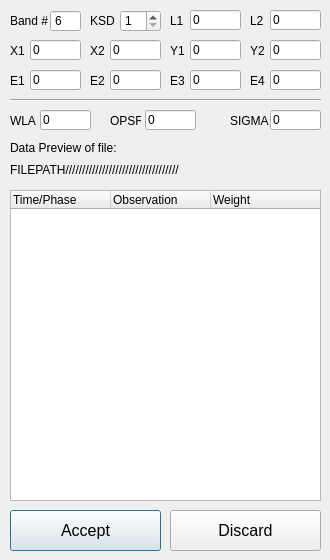
<?xml version="1.0" encoding="UTF-8"?>
<ui version="4.0">
 <class>EditVelocityCurveDialog</class>
 <widget class="QDialog" name="EditVelocityCurveDialog">
  <property name="geometry">
   <rect>
    <x>0</x>
    <y>0</y>
    <width>330</width>
    <height>560</height>
   </rect>
  </property>
  <property name="minimumSize">
   <size>
    <width>330</width>
    <height>560</height>
   </size>
  </property>
  <property name="maximumSize">
   <size>
    <width>330</width>
    <height>560</height>
   </size>
  </property>
  <property name="windowTitle">
   <string>Edit Velocity Curve</string>
  </property>
  <widget class="QPushButton" name="accept_btn">
   <property name="geometry">
    <rect>
     <x>10</x>
     <y>510</y>
     <width>151</width>
     <height>41</height>
    </rect>
   </property>
   <property name="font">
    <font>
     <pointsize>12</pointsize>
    </font>
   </property>
   <property name="text">
    <string>Accept</string>
   </property>
  </widget>
  <widget class="QTreeWidget" name="datawidget">
   <property name="geometry">
    <rect>
     <x>10</x>
     <y>190</y>
     <width>311</width>
     <height>311</height>
    </rect>
   </property>
   <column>
    <property name="text">
     <string>Time/Phase</string>
    </property>
   </column>
   <column>
    <property name="text">
     <string>Observation</string>
    </property>
   </column>
   <column>
    <property name="text">
     <string>Weight</string>
    </property>
   </column>
  </widget>
  <widget class="QLabel" name="label">
   <property name="geometry">
    <rect>
     <x>10</x>
     <y>138</y>
     <width>111</width>
     <height>20</height>
    </rect>
   </property>
   <property name="text">
    <string>Data Preview of file:</string>
   </property>
  </widget>
  <widget class="QLabel" name="filepath_label">
   <property name="geometry">
    <rect>
     <x>10</x>
     <y>160</y>
     <width>311</width>
     <height>20</height>
    </rect>
   </property>
   <property name="text">
    <string>FILEPATH//////////////////////////////////</string>
   </property>
  </widget>
  <widget class="QPushButton" name="discard_btn">
   <property name="geometry">
    <rect>
     <x>170</x>
     <y>510</y>
     <width>151</width>
     <height>41</height>
    </rect>
   </property>
   <property name="font">
    <font>
     <pointsize>12</pointsize>
    </font>
   </property>
   <property name="text">
    <string>Discard</string>
   </property>
  </widget>
  <widget class="QSpinBox" name="band_box">
   <property name="geometry">
    <rect>
     <x>50</x>
     <y>10</y>
     <width>31</width>
     <height>22</height>
    </rect>
   </property>
   <property name="buttonSymbols">
    <enum>QAbstractSpinBox::NoButtons</enum>
   </property>
   <property name="minimum">
    <number>1</number>
   </property>
   <property name="maximum">
    <number>94</number>
   </property>
   <property name="value">
    <number>6</number>
   </property>
  </widget>
  <widget class="QLabel" name="label_2">
   <property name="geometry">
    <rect>
     <x>10</x>
     <y>10</y>
     <width>41</width>
     <height>21</height>
    </rect>
   </property>
   <property name="toolTip">
    <string>Band identification number. Check [Bandpass List] table for all available bands and their respective #'s</string>
   </property>
   <property name="text">
    <string>Band #</string>
   </property>
  </widget>
  <widget class="QLineEdit" name="l1_ipt">
   <property name="geometry">
    <rect>
     <x>190</x>
     <y>10</y>
     <width>51</width>
     <height>20</height>
    </rect>
   </property>
   <property name="text">
    <string>0</string>
   </property>
  </widget>
  <widget class="QLabel" name="label_3">
   <property name="geometry">
    <rect>
     <x>170</x>
     <y>10</y>
     <width>16</width>
     <height>21</height>
    </rect>
   </property>
   <property name="toolTip">
    <string>Bandpass luminosity for star 1 [HLA]</string>
   </property>
   <property name="text">
    <string>L1</string>
   </property>
  </widget>
  <widget class="QLabel" name="label_4">
   <property name="geometry">
    <rect>
     <x>250</x>
     <y>10</y>
     <width>16</width>
     <height>21</height>
    </rect>
   </property>
   <property name="toolTip">
    <string>Bandpass luminosity for star 2 [CLA]</string>
   </property>
   <property name="text">
    <string>L2</string>
   </property>
  </widget>
  <widget class="QLineEdit" name="l2_ipt">
   <property name="geometry">
    <rect>
     <x>270</x>
     <y>10</y>
     <width>51</width>
     <height>20</height>
    </rect>
   </property>
   <property name="text">
    <string>0</string>
   </property>
  </widget>
  <widget class="QLineEdit" name="x2_ipt">
   <property name="geometry">
    <rect>
     <x>110</x>
     <y>40</y>
     <width>51</width>
     <height>20</height>
    </rect>
   </property>
   <property name="text">
    <string>0</string>
   </property>
  </widget>
  <widget class="QLabel" name="label_5">
   <property name="geometry">
    <rect>
     <x>10</x>
     <y>40</y>
     <width>16</width>
     <height>21</height>
    </rect>
   </property>
   <property name="toolTip">
    <string>Wavelength-specific limb darkening coefficient in linear term, for star 1 [X1A] </string>
   </property>
   <property name="text">
    <string>X1</string>
   </property>
  </widget>
  <widget class="QLineEdit" name="x1_ipt">
   <property name="geometry">
    <rect>
     <x>30</x>
     <y>40</y>
     <width>51</width>
     <height>20</height>
    </rect>
   </property>
   <property name="text">
    <string>0</string>
   </property>
  </widget>
  <widget class="QLabel" name="label_6">
   <property name="geometry">
    <rect>
     <x>90</x>
     <y>40</y>
     <width>16</width>
     <height>21</height>
    </rect>
   </property>
   <property name="toolTip">
    <string>Wavelength-specific limb darkening coefficient in linear term, for star 2 [X2A] </string>
   </property>
   <property name="text">
    <string>X2</string>
   </property>
  </widget>
  <widget class="QLabel" name="label_7">
   <property name="geometry">
    <rect>
     <x>170</x>
     <y>40</y>
     <width>16</width>
     <height>21</height>
    </rect>
   </property>
   <property name="toolTip">
    <string>Bandpass-specific limb darkening coefficient in non-linear term, for star 1 [Y1A] </string>
   </property>
   <property name="text">
    <string>Y1</string>
   </property>
  </widget>
  <widget class="QLineEdit" name="y2_ipt">
   <property name="geometry">
    <rect>
     <x>270</x>
     <y>40</y>
     <width>51</width>
     <height>20</height>
    </rect>
   </property>
   <property name="text">
    <string>0</string>
   </property>
  </widget>
  <widget class="QLabel" name="label_8">
   <property name="geometry">
    <rect>
     <x>250</x>
     <y>40</y>
     <width>16</width>
     <height>21</height>
    </rect>
   </property>
   <property name="toolTip">
    <string>Bandpass-specific limb darkening coefficient in non-linear term, for star 2 [Y2A] </string>
   </property>
   <property name="text">
    <string>Y2</string>
   </property>
  </widget>
  <widget class="QLineEdit" name="y1_ipt">
   <property name="geometry">
    <rect>
     <x>190</x>
     <y>40</y>
     <width>51</width>
     <height>20</height>
    </rect>
   </property>
   <property name="text">
    <string>0</string>
   </property>
  </widget>
  <widget class="QLabel" name="label_9">
   <property name="geometry">
    <rect>
     <x>10</x>
     <y>110</y>
     <width>41</width>
     <height>21</height>
    </rect>
   </property>
   <property name="toolTip">
    <string>Observational wavelenght in microns</string>
   </property>
   <property name="text">
    <string>WLA</string>
   </property>
  </widget>
  <widget class="QLineEdit" name="opsf_ipt">
   <property name="geometry">
    <rect>
     <x>145</x>
     <y>110</y>
     <width>51</width>
     <height>20</height>
    </rect>
   </property>
   <property name="text">
    <string>0</string>
   </property>
  </widget>
  <widget class="QLabel" name="label_10">
   <property name="geometry">
    <rect>
     <x>110</x>
     <y>110</y>
     <width>31</width>
     <height>21</height>
    </rect>
   </property>
   <property name="toolTip">
    <string>Opacity, attenuation of star light by circumstellar matter</string>
   </property>
   <property name="text">
    <string>OPSF</string>
   </property>
  </widget>
  <widget class="QLineEdit" name="wla_ipt">
   <property name="geometry">
    <rect>
     <x>40</x>
     <y>110</y>
     <width>51</width>
     <height>20</height>
    </rect>
   </property>
   <property name="text">
    <string>0</string>
   </property>
  </widget>
  <widget class="QLabel" name="label_11">
   <property name="geometry">
    <rect>
     <x>230</x>
     <y>110</y>
     <width>41</width>
     <height>21</height>
    </rect>
   </property>
   <property name="toolTip">
    <string>Estimated standard deviation of observed light</string>
   </property>
   <property name="text">
    <string>SIGMA</string>
   </property>
  </widget>
  <widget class="QLineEdit" name="sigma_ipt">
   <property name="geometry">
    <rect>
     <x>270</x>
     <y>110</y>
     <width>51</width>
     <height>20</height>
    </rect>
   </property>
   <property name="text">
    <string>0</string>
   </property>
  </widget>
  <widget class="QLineEdit" name="e3_ipt">
   <property name="geometry">
    <rect>
     <x>190</x>
     <y>70</y>
     <width>51</width>
     <height>20</height>
    </rect>
   </property>
   <property name="text">
    <string>0</string>
   </property>
  </widget>
  <widget class="QLabel" name="label_12">
   <property name="geometry">
    <rect>
     <x>10</x>
     <y>70</y>
     <width>16</width>
     <height>21</height>
    </rect>
   </property>
   <property name="toolTip">
    <string>Phase 1</string>
   </property>
   <property name="text">
    <string>E1</string>
   </property>
  </widget>
  <widget class="QLabel" name="label_13">
   <property name="geometry">
    <rect>
     <x>250</x>
     <y>70</y>
     <width>16</width>
     <height>21</height>
    </rect>
   </property>
   <property name="toolTip">
    <string>Phase 4</string>
   </property>
   <property name="text">
    <string>E4</string>
   </property>
  </widget>
  <widget class="QLabel" name="label_14">
   <property name="geometry">
    <rect>
     <x>170</x>
     <y>70</y>
     <width>16</width>
     <height>21</height>
    </rect>
   </property>
   <property name="toolTip">
    <string>Phase 3</string>
   </property>
   <property name="text">
    <string>E3</string>
   </property>
  </widget>
  <widget class="QLineEdit" name="e2_ipt">
   <property name="geometry">
    <rect>
     <x>110</x>
     <y>70</y>
     <width>51</width>
     <height>20</height>
    </rect>
   </property>
   <property name="text">
    <string>0</string>
   </property>
  </widget>
  <widget class="QLineEdit" name="e4_ipt">
   <property name="geometry">
    <rect>
     <x>270</x>
     <y>70</y>
     <width>51</width>
     <height>20</height>
    </rect>
   </property>
   <property name="text">
    <string>0</string>
   </property>
  </widget>
  <widget class="QLabel" name="label_15">
   <property name="geometry">
    <rect>
     <x>90</x>
     <y>70</y>
     <width>16</width>
     <height>21</height>
    </rect>
   </property>
   <property name="toolTip">
    <string>Phase 2</string>
   </property>
   <property name="text">
    <string>E2</string>
   </property>
  </widget>
  <widget class="QLineEdit" name="e1_ipt">
   <property name="geometry">
    <rect>
     <x>30</x>
     <y>70</y>
     <width>51</width>
     <height>20</height>
    </rect>
   </property>
   <property name="text">
    <string>0</string>
   </property>
  </widget>
  <widget class="Line" name="line">
   <property name="geometry">
    <rect>
     <x>10</x>
     <y>90</y>
     <width>311</width>
     <height>21</height>
    </rect>
   </property>
   <property name="orientation">
    <enum>Qt::Horizontal</enum>
   </property>
  </widget>
  <widget class="QSpinBox" name="ksd_box">
   <property name="geometry">
    <rect>
     <x>120</x>
     <y>10</y>
     <width>41</width>
     <height>22</height>
    </rect>
   </property>
   <property name="buttonSymbols">
    <enum>QAbstractSpinBox::UpDownArrows</enum>
   </property>
   <property name="minimum">
    <number>1</number>
   </property>
   <property name="maximum">
    <number>3</number>
   </property>
   <property name="value">
    <number>1</number>
   </property>
  </widget>
  <widget class="QLabel" name="label_16">
   <property name="geometry">
    <rect>
     <x>90</x>
     <y>10</y>
     <width>41</width>
     <height>21</height>
    </rect>
   </property>
   <property name="toolTip">
    <string>Set standard deviation apply method. Check &quot;?&quot; for extended explanation.</string>
   </property>
   <property name="whatsThis">
    <string>&lt;html&gt;&lt;head/&gt;&lt;body&gt;&lt;p&gt;An integer array that is 0, 1, or 2 for each input sub-dataset (velocity, light, or eclipse timings). &lt;/p&gt;&lt;p&gt;The KSDs tell DC whether to apply the input standard deviations (σ’s) to compute curvedependent weights (KSD=0), &lt;/p&gt;&lt;p&gt;to apply DC’s internally computed σ’s for the weights (KSD=1),&lt;/p&gt;&lt;p&gt;or to apply σ’s based on one or two restricted phase ranges for the weights (KSD=2).&lt;/p&gt;&lt;p&gt;&lt;span style=&quot; font-weight:600;&quot;&gt;If unsure, set to 1.&lt;/span&gt;&lt;/p&gt;&lt;/body&gt;&lt;/html&gt;</string>
   </property>
   <property name="text">
    <string>KSD</string>
   </property>
  </widget>
 </widget>
 <resources/>
 <connections/>
</ui>
